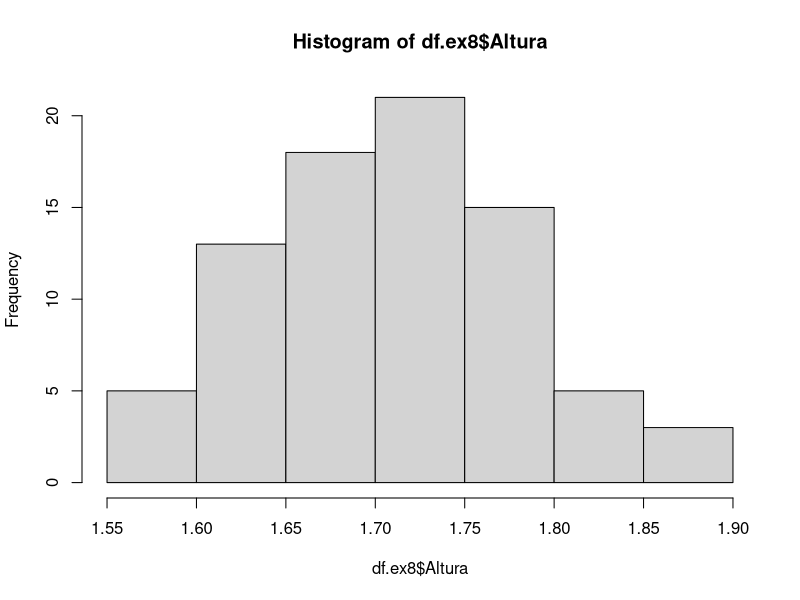
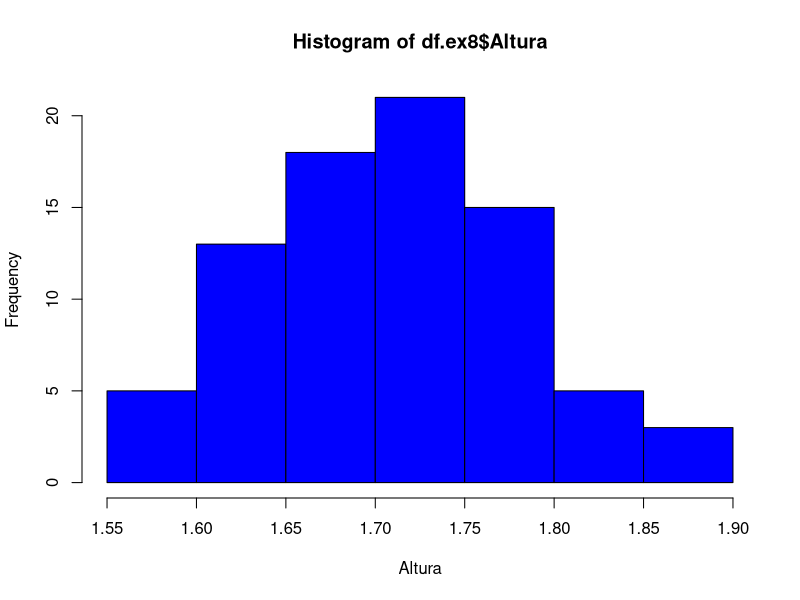
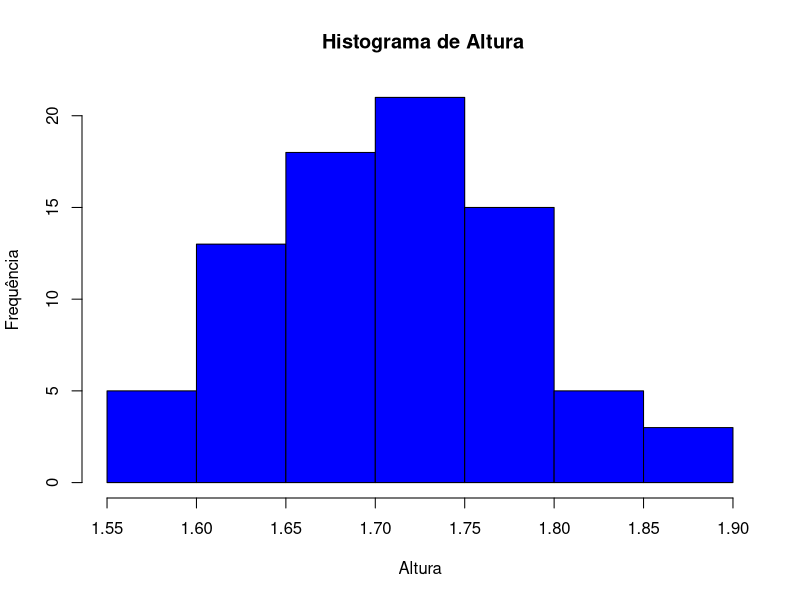
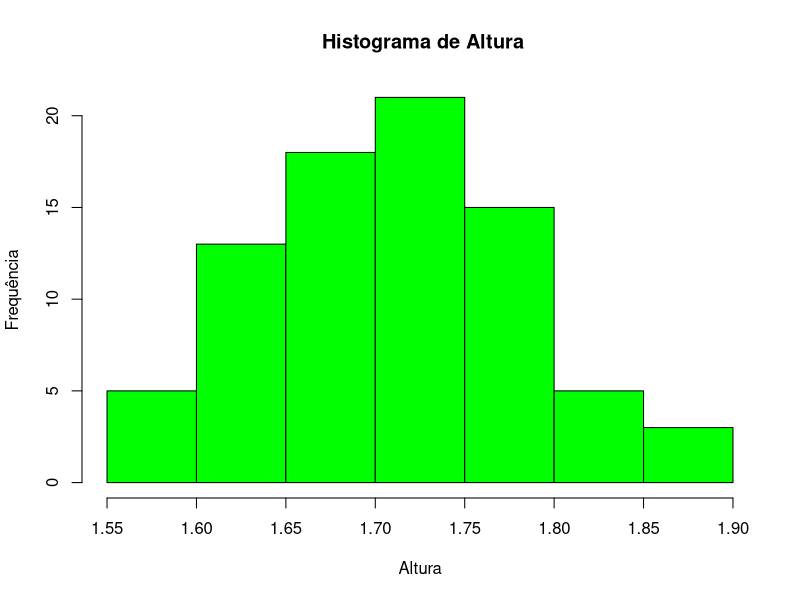

Recreate these plots in R, in order.
# Instalando biblioteca readxl para importar para o R arquivos com extensão .xls ou .xlsx.
if (!("readxl") %in% installed.packages()) install.packages("readxl")

# Carregando a biblioteca
library(readxl)

# Importando o arquivo do exercício 8
df.ex8 <- read_excel("./dados/exercicio8.xls",skip = 1, col_names = "Altura", col_types = c("numeric"))
#view(df.ex8)

# calculando a media
ex8.media <- mean(df.ex8$Altura)
print(paste("Média das Alturas:", ex8.media))

# calculando a mediana
ex8.mediana = median(df.ex8$Altura)
print(paste("Mediana daS Alturas", ex8.mediana))

# calculando o desvio padrão
ex8_desviop = round(sd(df.ex8$Altura),6)
print(paste("Desvio Padrão das Alturas:", ex8_desviop))

# calculando a variância
ex8_varianca <- round(var(df.ex8$Altura),6)
print(paste("Variância das Alturas:", ex8_varianca))

# calculando a frequência
frq <- table (df.ex8$Altura)


# imprimindo a tabela de frequência

table(df.ex8)


# Histograma

hist(df.ex8$Altura)
hist(df.ex8$Altura, breaks = 7, col = "blue", xlab = "Altura")
hist(df.ex8$Altura, breaks = 7, col = "blue", xlab = "Altura", ylab = "Frequência", main = " Histograma de Altura")

hist(df.ex8$Altura, breaks = 7, col = "green", xlab = "Altura", ylab = "Frequência", main = " Histograma de Altura")



